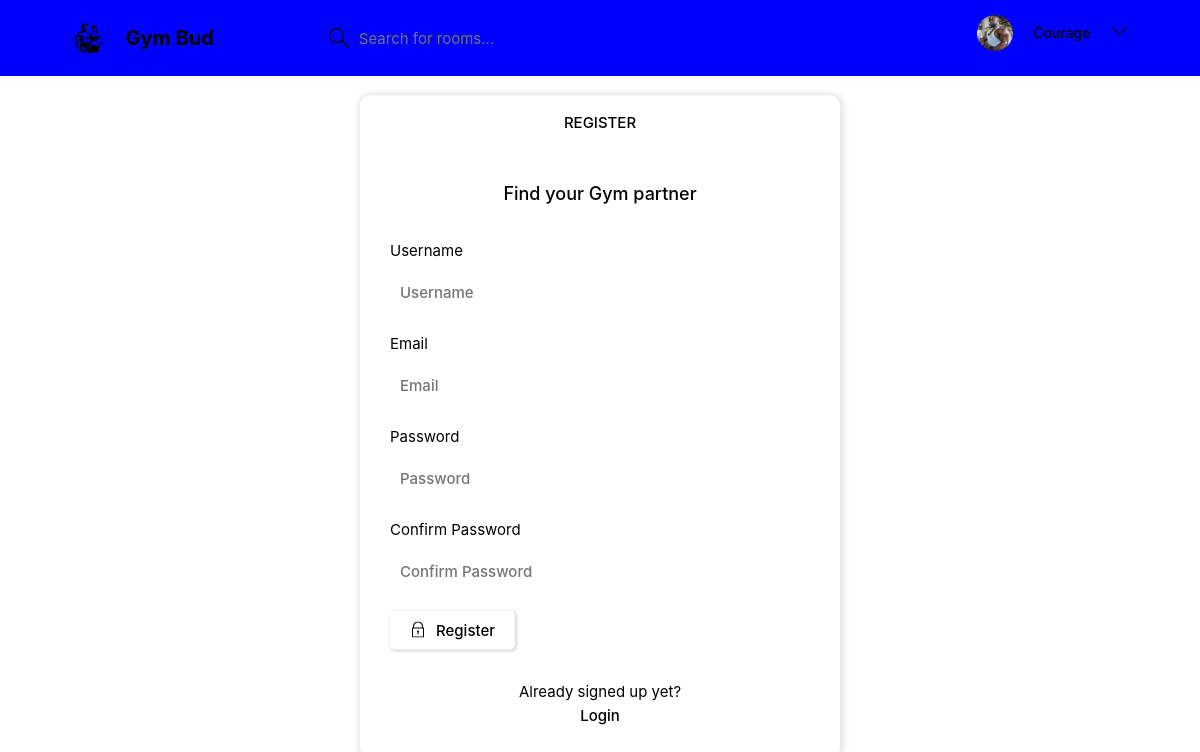
Screenshot of /registerUser/ (signed in) with the database file from the repository.
### gym_bud_app/models.py (models this page shows)
class User(AbstractUser):
    name = models.CharField(max_length=200,null=True)
    email = models.EmailField(unique=True)
    bio = models.TextField(null=True)
    avatar = models.ImageField(null=True, default="avatar.svg")
    USERNAME_FIELD = 'email'
    REQUIRED_FIELDS = []

### gym_bud_app/views.py (the view, shortened to what this page needs)
# urls.py: path('registerUser/', registerUser, name='register'),
def registerUser(request):
    form = UserCreationForm()
    return render(request,'base/login_register.html', {'form': form})

### gym_bud_app/forms.py (shortened to what this page needs)
class UserCreationForm(Form):
    username = CharField(max_length=150, required=True)
    email = CharField(max_length=254, required=True)
    password1 = CharField(widget=PasswordInput, required=True, label='Password')
    password2 = CharField(widget=PasswordInput, required=True, label='Confirm Password')

### gym_bud_app/templates/base/login_register.html (shortened to what this page needs)
{% extends 'main.html' %} {% block content %}
<main class="auth layout">
  {% if page == 'login' %}
  <div class="container">
    <div class="layout__box">
      <div class="layout__boxHeader">
        <div class="layout__boxTitle">
          <h3>Login</h3>
        </div>
      </div>
      <div class="layout__body">
        <h2 class="auth__tagline">Find a gym partner</h2>
        <form class="form" action="" method="post">
          {% csrf_token %}
          <div class="form__group form__group">
            <label for="room_name">User Email</label>
            <input
              id="username"
              name="username"
              type="text"
              placeholder="Enter Username"
            />
          </div>
          <div class="form__group">
            <label for="password">Password</label>
            <input
              id="password"
              name="password"
              type="password"
              placeholder="&bull;&bull;&bull;&bull;&bull;&bull;&bull;&bull;"
            />
          </div>
          <button class="btn btn--main" type="submit">
            <svg
              version="1.1"
              xmlns="http://www.w3.org/2000/svg"
              width="32"
              height="32"
              viewBox="0 0 32 32"
            >
              <title>lock</title>
              <path
                d="M27 12h-1v-2c0-5.514-4.486-10-10-10s-10 4.486-10 10v2h-1c-0.553 0-1 0.447-1 1v18c0 0.553 0.447 1 1 1h22c0.553 0 1-0.447 1-1v-18c0-0.553-0.447-1-1-1zM8 10c0-4.411 3.589-8 8-8s8 3.589 8 8v2h-16v-2zM26 30h-20v-16h20v16z"
              ></path>
              <path
                d="M15 21.694v4.306h2v-4.306c0.587-0.348 1-0.961 1-1.694 0-1.105-0.895-2-2-2s-2 0.895-2 2c0 0.732 0.413 1.345 1 1.694z"
              ></path>
            </svg>
            Login
          </button>
        </form>
        <div class="auth__action">
          <p>Haven't signed up yet?</p>
          <a href="{% url 'register' %}" class="btn btn--link">Sign Up</a>
        </div>
      </div>
    </div>
  </div>
  {% else %}
  <div class="container">
    <div class="layout__box">
      <div class="layout__boxHeader">
        <div class="layout__boxTitle">
          <h3>Register</h3>
        </div>
      </div>
      <div class="layout__body">
        <h2 class="auth__tagline">Find your Gym partner</h2>
        <form class="form" action="" method="post" autocomplete="off">
          {% csrf_token %} {% for field in form %}
          <div class="form__group form__group">
            <label for="{{field.id_for_label}}">{{field.label}}</label>
            {% if field.field.widget.input_type == 'password' %}
            <input
              type="password"
              id="{{field.id_for_label}}"
              name="{{field.name}}"
              placeholder="{{field.label}}"
              autocomplete="new-password"
            />
            {% else %}
            <input
              type="text"
              id="{{field.id_for_label}}"
              name="{{field.name}}"
              placeholder="{{field.label}}"
              autocomplete="off"
            />
            {% endif %}
          </div>
          {% endfor %}
          <button class="btn btn--main" type="submit">
            Register
          </button>
        </form>
        <div class="auth__action">
          <p>Already signed up yet?</p>
          <a href="{% url 'login' %}" class="btn btn--link">Login</a>
        </div>
      </div>
    </div>
  </div>
  {% endif %}
</main>
{% endblock content %}

### templates/navbar.html (shortened to what this page needs)
{% load static %}
<header class="header header--loggedIn">
  <div class="container">
    <a href="{% url 'home' %}" class="header__logo">
      <img src="{% static 'images/logo.png' %}" style="border-radius: 50px" />
      <h1>Gym Bud</h1>
    </a>
    <form class="header__search" method="get" action="{% url 'home' %}">
      <label>
        <input name="q" placeholder="Search for rooms..." />
      </label>
    </form>
    <nav class="header__menu">
      {% if request.user.is_authenticated %}
      <div class="header__user">
        <a href="{% url 'user-profile' request.user.id %}">
          <div class="avatar avatar--medium active">
            <img src="{{ request.user.avatar.url }}" />
          </div>
          <a href="{% url 'user-profile' request.user.id %}"
            ><p><span>{{user.username|capfirst}}</span></p></a
          >
        </a>
        <button class="dropdown-button">
          <svg
            version="1.1"
            xmlns="http://www.w3.org/2000/svg"
            width="32"
            height="32"
            viewBox="0 0 32 32"
          >
            <title>chevron-down</title>
            <path d="M16 21l-13-13h-3l16 16 16-16h-3l-13 13z"></path>
          </svg>
        </button>
      </div>
      {% else %}
      <a href="{% url 'login' %}">
        <img src="{% static 'images/avatar.svg' %}" />
        <p>Login</p>
      </a>
      {% endif %}
    </nav>
  </div>
</header>

### static/styles/style.css (style rules this page uses)
* { font-family: "DM Sans", -apple-system, BlinkMacSystemFont, "Segoe UI", Roboto, Oxygen, Ubuntu, Cantarell, "Open Sans", "Helvetica Neue", sans-serif; margin: 0; padding: 0; box-sizing: border-box; text-rendering: optimizeLegibility; font-size: inherit; }
html { font-size: 56.25%; }
@media only screen and (min-width: 1200px) { html { font-size: 62.5%; } }
img { width: 100%; }
a { display: inline-block; color: var(--color-main); text-decoration: none; }
.container { max-width: 120rem; width: 90%; margin: auto; }
.btn { background-color: transparent; border: none; display: inline-flex; align-items: center; gap: 1rem; cursor: pointer; transition: all ease-in-out 0.3s; padding: 1rem 2rem; border-radius: 5px; box-shadow: 1px 1px 3px 1px rgba(0, 0, 0, 0.15); font-weight: 500; }
.btn--link { border-radius: 0; padding: 0; color: var(--color-main); box-shadow: none; }
.btn--main { background-color: var(--color-main); color: var(--color-dark); }
.btn > svg { fill: currentColor; width: 1.6rem; height: 1.6rem; }
.avatar { position: relative; display: inline-block; border-radius: 50%; border: 2px solid var(--color-main); }
.avatar img { display: block; border-radius: 50%; object-fit: cover; object-position: center; }
.avatar::after { content: ""; display: block; position: absolute; background-color: var(--color-gray); z-index: 111; border-radius: 50%; border: 0.3rem solid var(--color-dark); }
.avatar.active::after { background-color: var(--color-success); }
.avatar.avatar--medium img { width: 3.6rem; height: 3.6rem; border-radius: 50%; }
.avatar.avatar--medium:after { width: 0.7rem; height: 0.7rem; bottom: 0px; right: -6px; }
.header { padding: 1.5rem; background-color: blue; }
.header > .container { display: flex; gap: 9.5rem; }
.header__logo, .header__user { display: flex; gap: 2rem; align-items: center; }
.header__logo > img { height: 3.2rem; width: 3.2rem; }
.header__logo > h1 { font-weight: 700; font-size: 2rem; color: var(--color-light); }
.header__search > label { background-color: var(--color-dark-medium); padding: 1.3rem 1rem; display: flex; align-items: center; gap: 1rem; border-radius: 4px; }
.header__search svg { fill: var(--color-gray); width: 2rem; height: 2rem; margin-left: 1rem; }
.header__search input { width: 30rem; background: transparent; border: none; outline: none; color: var(--color-light); }
.header__menu { margin-left: auto; position: relative; }
.header__menu a { display: flex; gap: 1.5rem; align-items: center; font-weight: 500; text-decoration: none; color: var(--color-gray); }
.header__menu img { height: 3.6rem; }
.header__menu p { line-height: 1.2; }
.header__menu span { color: var(--color-main); font-weight: 500; font-size: 1.4rem; display: block; }
.header__menu svg { width: 1.6rem; height: 1.6rem; fill: var(--color-dark-light); }
.dropdown-button { background: transparent; border: 0; outline: 0; cursor: pointer; }
.layout { margin-top: 2.4rem; }
.layout > .container { display: flex; justify-content: space-between; align-items: flex-start; }
.layout__box { width: 90%; max-width: 48rem; min-height: 40rem; position: absolute; top: 50%; left: 50%; transform: translate(-50%, -46%); background-color: var(--color-dark); border-radius: 1rem; box-shadow: 1px 1px 6px 3px rgba(0, 0, 0, 0.1); overflow: hidden; }
.layout__boxHeader { display: flex; padding: 1.5rem; background-color: var(--color-dark-light); }
.layout__boxTitle { display: flex; gap: 1.5rem; align-items: center; }
.layout__boxTitle h3 { text-transform: uppercase; font-weight: 500; color: var(--color-light); }
.layout__body { margin: 3rem; }
.form__group { margin-bottom: 2rem; width: 100%; }
.form__group label { display: block; font-size: 1.5rem; margin-bottom: 1rem; }
.form__group input, .form__group textarea, .form__group select { background: transparent; border: 1px solid var(--color-dark-light); padding: 1rem; border-radius: 3px; width: 100%; color: var(--color-light); font-weight: 500; outline: none; }
.auth__tagline { text-align: center; margin-bottom: 3rem; color: var(--color-main); font-weight: 500; font-size: 1.8rem; }
.auth .layout__boxHeader { text-align: center; justify-content: center; }
.auth__action { margin-top: 3rem; text-align: center; }

### rows the page displays
User: user.avatar (picture), username "Courage"

### other values shown
{{ field.label }} "Username" "Email" "Password" "Confirm Password"
